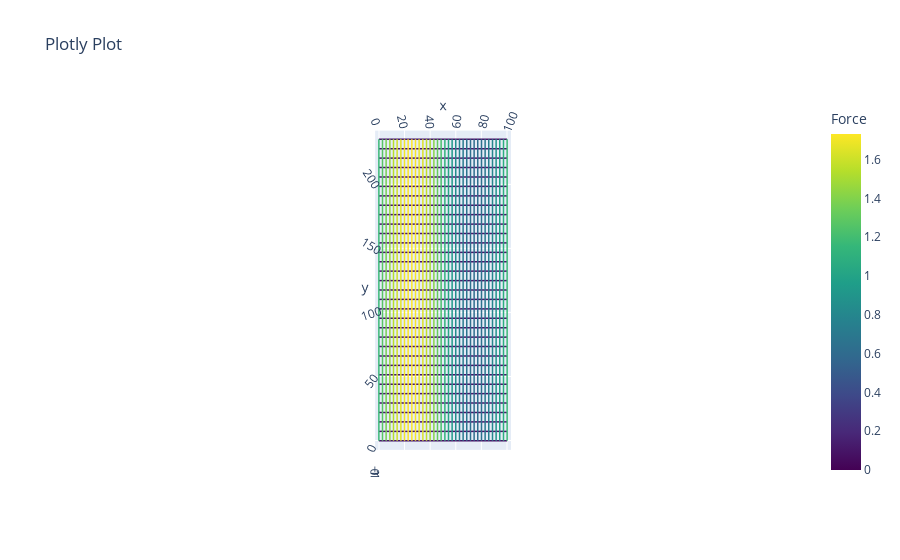

Notebook source saved alongside this figure:
### Markdown cell above
Open the network in the custom network class. The class finds the equilibriated network (which it already was)

### Code cell
model_name = "balloonbender9000"
directions = np.ones(len(edges))
net = Network_custom.from_fd(vertices, edges, q, fixed, paths = paths, dir = directions)
net.auto_flip_curves(n = 20) # Automatically flip the curvature of the edges
net.net_plot(color = True) #, path_colors=True)

### Figure 1 — Plotly figure (JSON) as saved in the notebook; plotly's stock layout.template omitted (floating-point values rounded to 4 significant figures; data arrays with more than 128 entries replaced by an {"elided": "..."} marker saying what was removed)
{"data": [{"line": {"color": {"elided": "6921 float values"}, "colorbar": {"title": {"text": "Force"}}, "colorscale": [[0, "#440154"], [0.1111, "#482878"], [0.2222, "#3e4989"], [0.3333, "#31688e"], [0.4444, "#26828e"], [0.5556, "#1f9e89"], [0.6667, "#35b779"], [0.7778, "#6ece58"], [0.8889, "#b5de2b"], [1, "#fde725"]], "showscale": true, "width": 3}, "mode": "lines", "type": "scatter3d", "x": {"elided": "6921 float values"}, "y": {"elided": "6921 float values"}, "z": {"elided": "6921 int values"}}], "layout": {"scene": {"aspectmode": "data", "camera": {"center": {"x": 0, "y": 0, "z": 0}, "eye": {"x": 0, "y": 0, "z": 11.75}, "up": {"x": 0, "y": 1, "z": 0}}}, "title": {"text": "Plotly Plot"}}}
